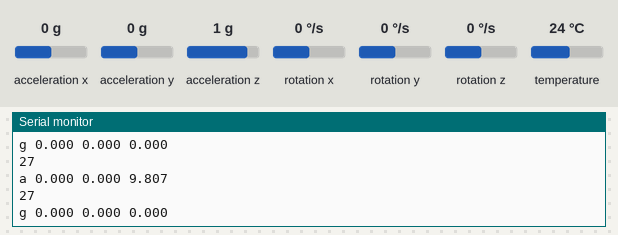
The sketch below on a simulated Arduino Leonardo, built with avr-gcc and run on an emulated ATmega32U4. Shown: the last lines printed to the serial monitor. Inputs (shaded band) come from the test bench; at power-on: acceleration x 0 g, acceleration y 0 g, acceleration z 1 g, rotation x 0 °/s, rotation y 0 °/s, rotation z 0 °/s, temperature 24 °C.

Above: at 1.2 s.
1.3 s: acceleration x set to -1.4 g
At 1.9 s:
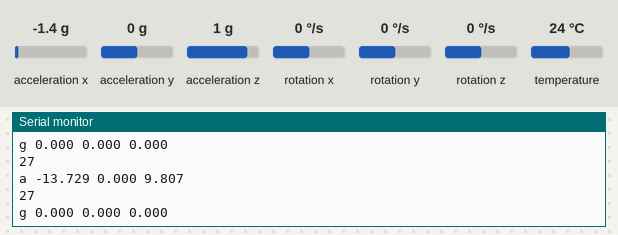
2.8 s: acceleration y set to -1.4 g
At 3.6 s:
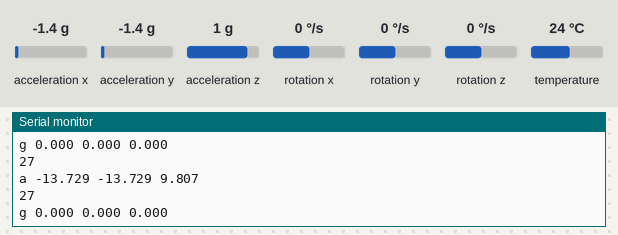
4.3 s: acceleration z set to -1.4 g
At 4.9 s:
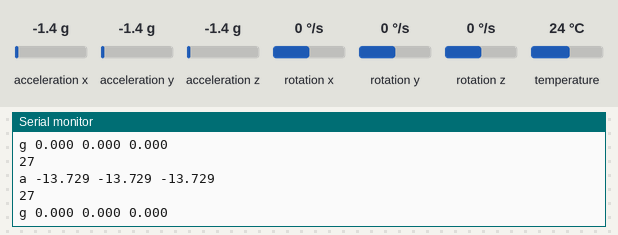
5.8 s: rotation x set to -192 °/s
At 6.7 s:
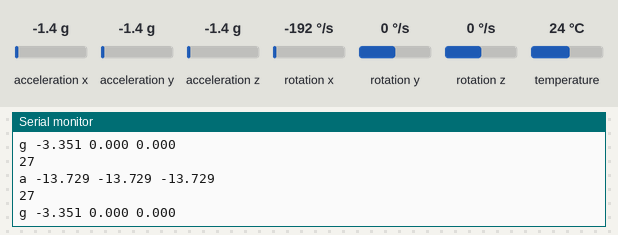
7.3 s: rotation y set to -192 °/s
At 8.3 s:
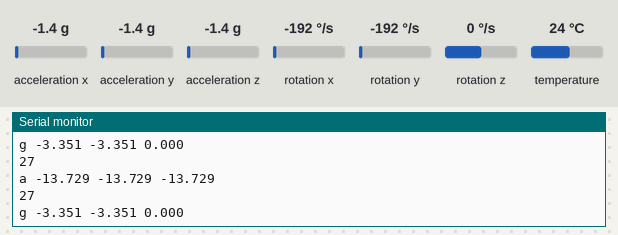

Measured:
- after the input at 1.3 s, the serial monitor: prints a new line at once (image 1)
- after the input at 2.8 s, the serial monitor: prints a new line at once (image 2)
- after the input at 4.3 s, the serial monitor: prints a new line at once (image 3)
- after the input at 5.8 s, the serial monitor: prints a new line at once (image 4)
- after the input at 7.3 s, the serial monitor: prints a new line at once (image 5)

The sketch:

August2_I2C_SlaveDuino.ino
```cpp
#include <Wire.h>
#include <Adafruit_MPU6050.h>
#include <Adafruit_Sensor.h>

Adafruit_MPU6050 mpu;

String x = "";
String y = "";

volatile int Val; // variable used by the master to sent data to the slave

void setup() {
  Wire.begin(8);                // Slave id #8
  Wire.onRequest(requestEvent); // function to run when asking for data
  //Wire.onReceive(receiveEvent); // what to do when receiving data
  Serial.begin(115200);  // serial for displaying data on your screen

    while (!Serial)
    delay(10); // will pause Zero, Leonardo, etc until serial console opens

  Serial.println("Adafruit MPU6050 test!");

  // Try to initialize!
  if (!mpu.begin()) {
    Serial.println("Failed to find MPU6050 chip");
    while (1) {
      delay(10);
    }
  }
 Serial.println("MPU6050 Found!");

  mpu.setAccelerometerRange(MPU6050_RANGE_8_G);
  Serial.print("Accelerometer range set to: ");
  switch (mpu.getAccelerometerRange()) {
  case MPU6050_RANGE_2_G:
    Serial.println("+-2G");
    break;
  case MPU6050_RANGE_4_G:
    Serial.println("+-4G");
    break;
  case MPU6050_RANGE_8_G:
    Serial.println("+-8G");
    break;
  case MPU6050_RANGE_16_G:
    Serial.println("+-16G");
    break;
  }
  mpu.setGyroRange(MPU6050_RANGE_500_DEG);
  Serial.print("Gyro range set to: ");
  switch (mpu.getGyroRange()) {
  case MPU6050_RANGE_250_DEG:
    Serial.println("+- 250 deg/s");
    break;
  case MPU6050_RANGE_500_DEG:
    Serial.println("+- 500 deg/s");
    break;
  case MPU6050_RANGE_1000_DEG:
    Serial.println("+- 1000 deg/s");
    break;
  case MPU6050_RANGE_2000_DEG:
    Serial.println("+- 2000 deg/s");
    break;
  }

  mpu.setFilterBandwidth(MPU6050_BAND_21_HZ);
  Serial.print("Filter bandwidth set to: ");
  switch (mpu.getFilterBandwidth()) {
  case MPU6050_BAND_260_HZ:
    Serial.println("260 Hz");
    break;
  case MPU6050_BAND_184_HZ:
    Serial.println("184 Hz");
    break;
  case MPU6050_BAND_94_HZ:
    Serial.println("94 Hz");
    break;
  case MPU6050_BAND_44_HZ:
    Serial.println("44 Hz");
    break;
  case MPU6050_BAND_21_HZ:
    Serial.println("21 Hz");
    break;
  case MPU6050_BAND_10_HZ:
    Serial.println("10 Hz");
    break;
  case MPU6050_BAND_5_HZ:
    Serial.println("5 Hz");
    break;
  }

  Serial.println("");
}

void loop() {
      /* Get new sensor events with the readings */
  sensors_event_t a, g, temp;
  mpu.getEvent(&a, &g, &temp);
  x = "";
  y = "";

  /* Print out the values */
  y += "a ";
  y += String(a.acceleration.x, 3);
  y += " ";
  y += String(a.acceleration.y, 3);
  y += " ";
  y += String(a.acceleration.z, 3);

  while(y.length() < 27)
  {
  y += " ";
  }
  Serial.println(y.length());
  Serial.println(y);

  x += "g ";
  x += String(g.gyro.x, 3);
  x += " ";
  x += String(g.gyro.y, 3);
  x += " ";
  x += String(g.gyro.z, 3);

  while(x.length() < 27)
  {
  x += " ";
  }
  Serial.println(x.length());
  Serial.println(x);
  delay(10);
}
int oscillator = 0;
// function: what to do when asked for data
void requestEvent() {

      if(oscillator == 0)
      {
      byte data[27];
      for (byte i=0; i<27; i++)
      {
        data[i] = (byte) y.charAt(i);
      }
      Wire.write(data, sizeof(data));

      oscillator = 1;
      }
      else if(oscillator == 1)
      {
      byte data[27];
      for (byte i=0; i<27; i++)
      {
        data[i] = (byte) x.charAt(i);
      }
      Wire.write(data, sizeof(data));

      oscillator = 0;
      }
      else
      {
      Wire.write("ERROR");
      }


}
```
